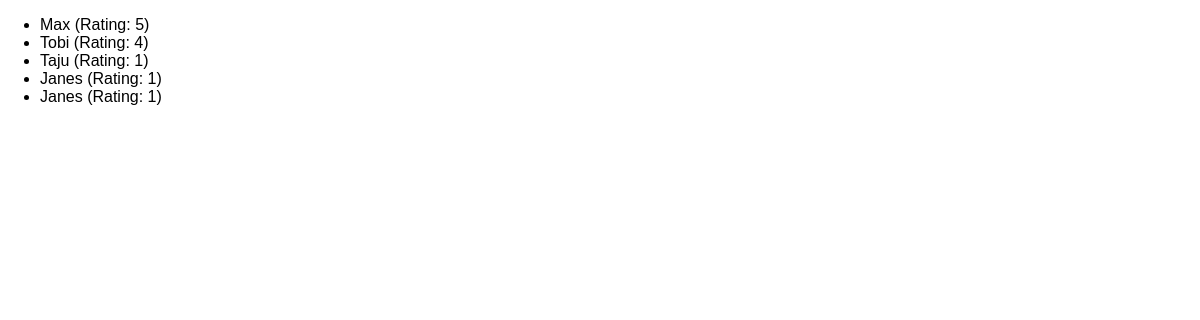
The app's page /reviews, older data.
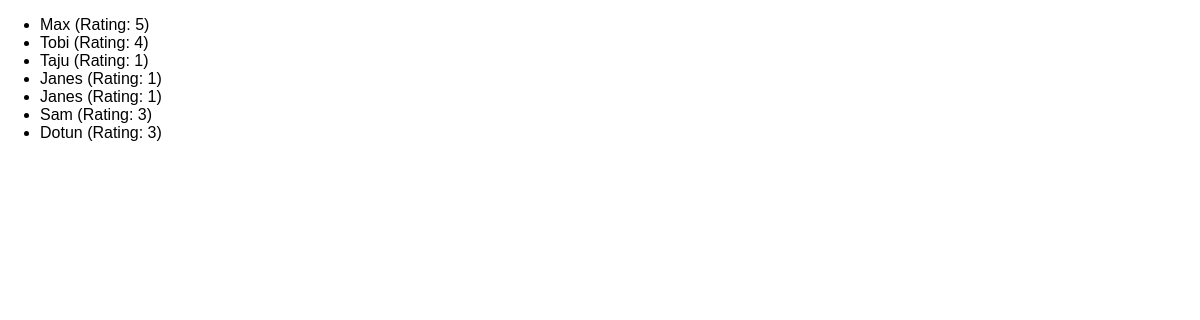
The same page, newer data.
### reviews/models.py (models this page shows)
class Review(models.Model):
    user_name = models.CharField(max_length=50)
    review_text = models.TextField(max_length=500)
    rating = models.IntegerField()

### reviews/views.py (the view)
# urls.py: path("reviews", views.ReviewsListView.as_view()),
class ReviewsListView(ListView):
    template_name = "reviews/review_list.html"
    model = Review  # You don't have to instantiate the class, just point to it
    context_object_name = "reviews"

### reviews/templates/reviews/review_list.html (shortened to what this page needs)
{% extends 'base.html' %}
{% block content %}
    <ul>
    {% for review in reviews %}
        <li>{{ review.user_name }} (Rating: {{ review.rating }})</li>
    {% endfor %}
    </ul>
{% endblock %}

### templates/base.html (shortened to what this page needs)
{% load static %}
<!doctype html>
<html lang="en">
<head>
   <link rel="stylesheet" href="{% static "reviews/style.css" %}">
</head>
<body>
 {% block content %}
 {% endblock %}
</body>
</html>

### reviews/static/reviews/style.css (style rules this page uses)
body { font-family: sans-serif; margin: 0; }

Row changes from the older to the newer data that the page shows:
added Review: user_name "Sam", rating "3"
added Review: user_name "Dotun", rating "3"
